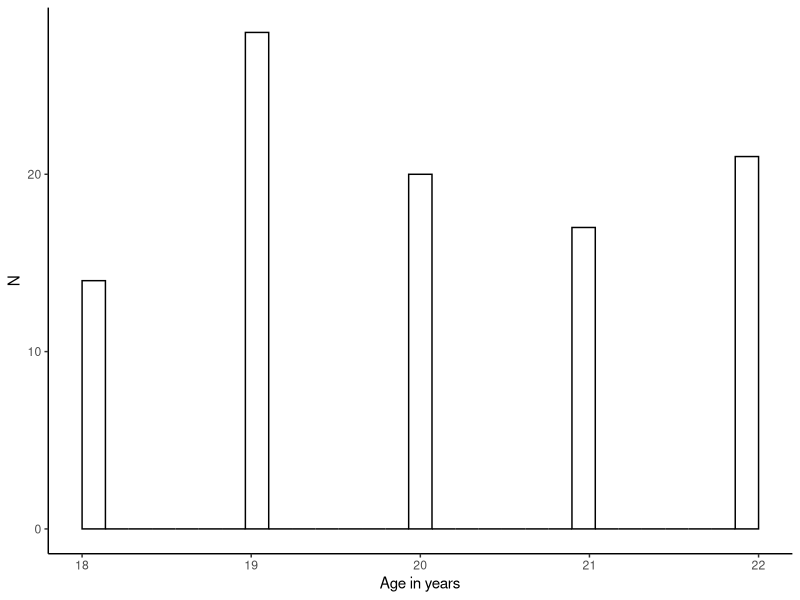
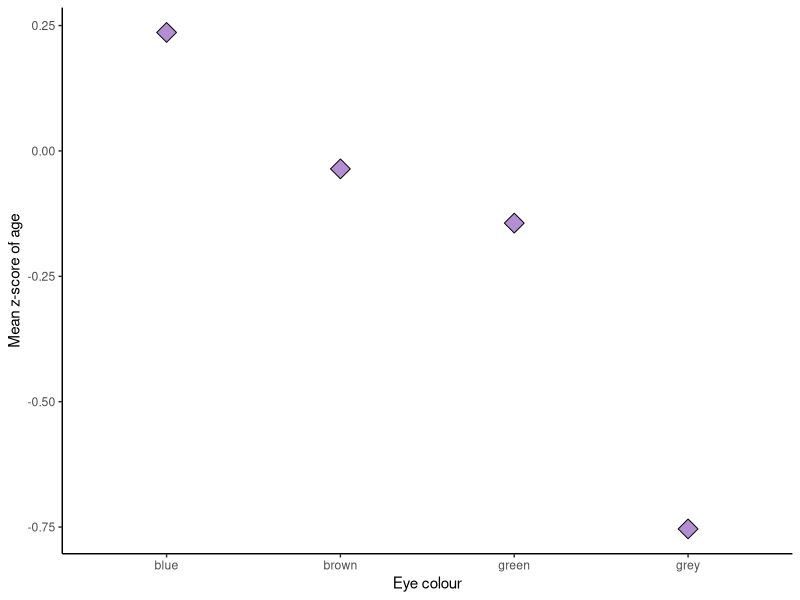

These figures' R source, in order:
## ---- chunk 1
library(tidyverse)
knitr::opts_chunk$set(echo = T, fig.height=3, fig.width=5, fig.align = "center")
## ---- chunk 2
n <- 100 # sample size
# let's create us some data
my_data <- tibble(
  id = sample(x = 1000:1999, # numbers we're sampling from
               # how many numbers are we drawing? (n defined in 1st line of code)
              size = n),
  age = sample(x = 18:22,
               size = n,
               # n is larger than number of things we're sampling from so we need
               # sample with replacement
               replace = TRUE),
  eye_col = sample(c("blue", "green", "grey", "brown"),
                   size = n,
                   replace = TRUE,
                   # probabilities of sampling each colour
                   prob = c(.3, .12, .09, .49))
)
## ---- chunk 3
filter(.data = my_data, age <= 19 | eye_col == "brown")
## ---- chunk 4
filter(.data = my_data, age > 19 & age < 22)
## ---- chunk 5
mutate(.data = my_data,
       eye_col = factor(eye_col), # turn eye_col into a factor of itself
       age_z = scale(age)) # create new variable age_z
## ---- chunk 6
my_data2 <- mutate(.data = my_data,
                   eye_col = factor(eye_col),
                   age_z = scale(age),
                   age_z_abs = abs(age_z))

my_data2
## ---- chunk 7
mutate(.data = my_data,
       eye_col = factor(eye_col),
       age_z = scale(age),
       age_z_abs = abs(age_z))
## ---- chunk 8
my_data2 %>%
  ggplot(mapping = aes(x = age)) +
  geom_histogram(color = "black", fill = "white") +
  labs(x = "Age in years", y = "N") +
  theme_classic()
## ---- chunk 9
my_data %>%
  group_by(eye_col) %>%
  summarise(mean_age = mean(age),
            sd_age = sd(age))
## ---- chunk 10
my_data %>%
  mutate(age_z = scale(age)) %>%
  group_by(eye_col) %>%
  summarise(mean_age_z = mean(age_z))
## ---- chunk 11
my_data %>%
  mutate(age_z = scale(age)) %>%
  group_by(eye_col) %>%
  summarise(mean_age_z = mean(age_z)) %>%
  ggplot(mapping = aes(x = eye_col, y = mean_age_z)) +
  geom_point(fill = "#b38ed2", size = 5, shape = 23) +
  labs(x = "Eye colour", y = "Mean z-score of age") +
  theme_classic()
